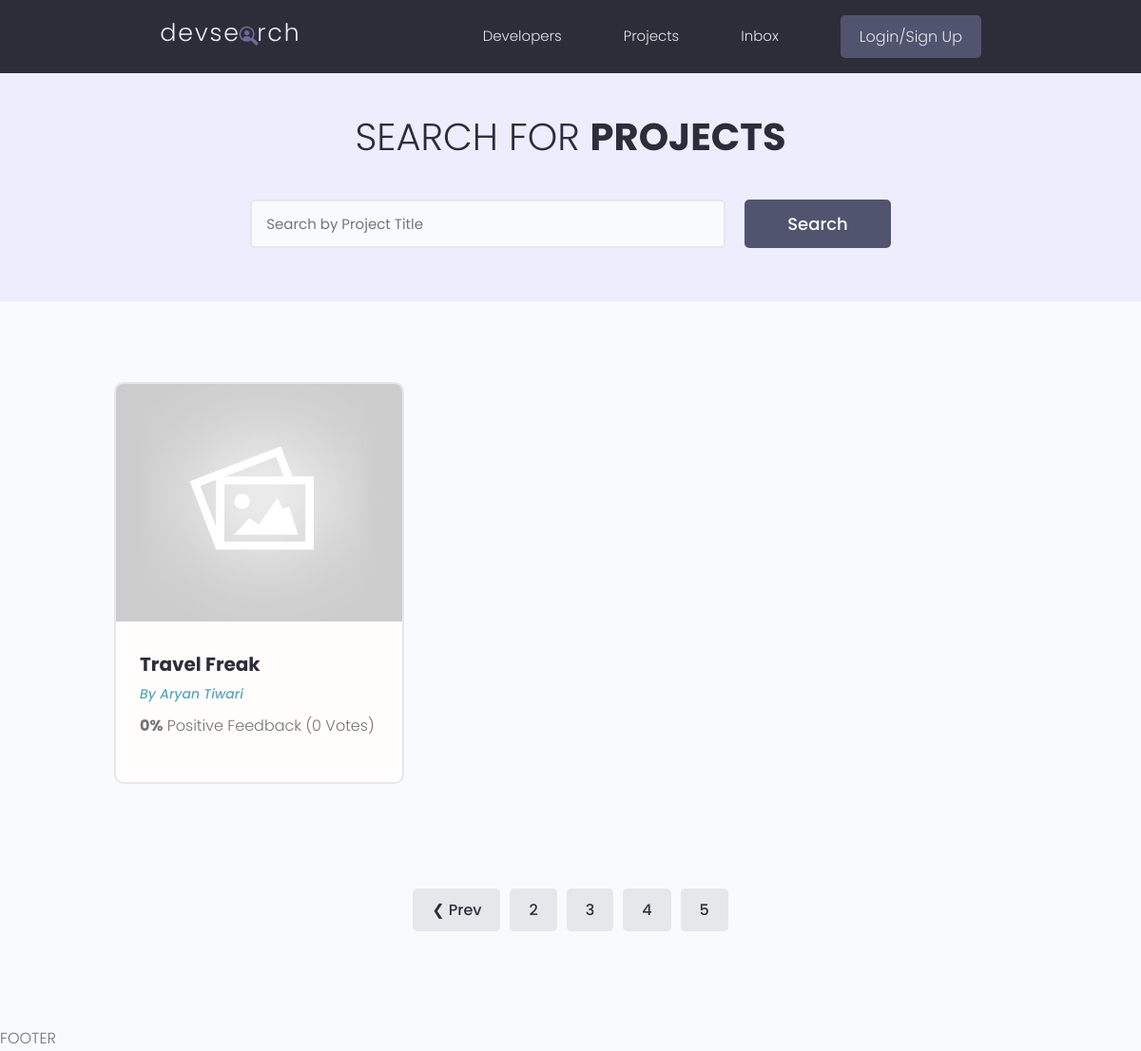
The app's page /projects/?page=6, older data.
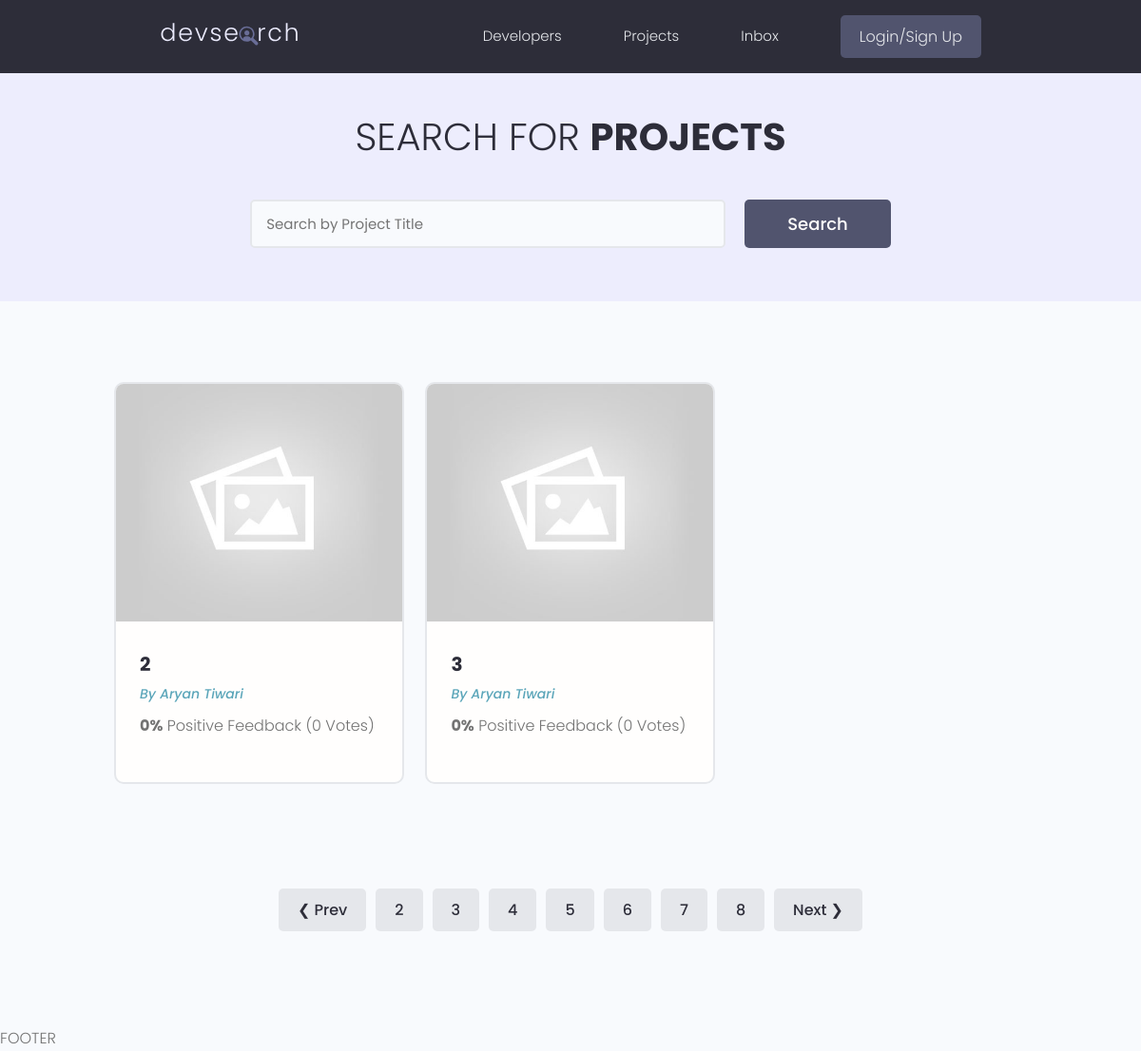
The same page, newer data.
### projects/models.py (models this page shows, shortened)
class Project(models.Model):
    owner = models.ForeignKey(Profile, null=True, blank=True, on_delete=models.SET_NULL)
    title = models.CharField(max_length=200)
    description = models.TextField(null=True, blank=True) # not necessary
    featured_image = models.ImageField(null=True, blank=True, default="default.jpg")
    demo_link = models.CharField(max_length=2000, null=True, blank=True)
    source_link = models.CharField(max_length=2000, null=True, blank=True)
    tag = models.ManyToManyField('Tag', blank=True)
    vote_total = models.IntegerField(default=0, null=True, blank=True)
    vote_ratio = models.IntegerField(default=0, null=True, blank=True)
    created = models.DateTimeField(auto_now_add=True)
    id = models.UUIDField(default=uuid.uuid4, unique=True, primary_key=True, editable=False)
    class Meta:
        ordering = ['created']

### users/models.py (models this page shows, shortened)
class Profile(models.Model):
    user = models.OneToOneField(User, on_delete=models.CASCADE, null=True, blank=True)
    name = models.CharField(max_length=200, blank=True, null=True) #character field need max length
    email = models.EmailField(max_length=500, blank=True, null=True)
    username = models.CharField(max_length=200, blank=True, null=True)
    location = models.CharField(max_length=200, blank=True, null=True)
    short_intro = models.CharField(max_length=200, blank=True, null=True)
    bio = models.TextField(blank=True, null=True)
    profile_image = models.ImageField(null=True, blank=True, upload_to='profiles/', default='profiles/user-default.png') #requires image processig library pillow by default image goes to static folder
    social_github = models.CharField(max_length=200, blank=True, null=True)
    social_linkedin = models.CharField(max_length=200, blank=True, null=True)
    social_website = models.CharField(max_length=200, blank=True, null=True)
    social_twitter = models.CharField(max_length=200, blank=True, null=True)
    created = models.DateTimeField(auto_now_add=True)
    id = models.UUIDField(default=uuid.uuid4, unique=True, primary_key=True, editable=False)

### projects/views.py (the view)
# urls.py: path('projects/', include('projects.urls')),
def projects(request):
    projects,search_query = searchProjects(request)
    custom_range,projects = paginateProjects(request, projects,2)
    context = {'projects' : projects, 'search_query':search_query, 'custom_range':custom_range}
    return render(request, 'projects/projects.html',context)

### projects/utils.py (called while the page is built)
def paginateProjects(request, projects, results):
    page = request.GET.get('page')
    paginator = Paginator(projects, results)
    try:
        projects = paginator.page(page)
    except PageNotAnInteger:
        page = 1
        projects = paginator.page(page)
    except EmptyPage:
        projects = paginator.page(paginator.num_pages)
    left_index = (int(page)-4)
    if left_index<1:
        left_index=1
    right_index = (int(page)+5)
    if right_index>paginator.num_pages:
        right_index=paginator.num_pages
    custom_range = range(left_index,right_index+1)
    return custom_range, projects

def searchProjects(request):
    search_query = ''
    if request.GET.get('search_query'):
        search_query = request.GET.get('search_query')
    tag = Tag.objects.filter(name__icontains=search_query)
    projects = Project.objects.distinct().filter(
        Q(title__icontains=search_query)|
        Q(description__icontains=search_query)|
        Q(owner__name__icontains=search_query)|
        Q(tag__in=tag)
    )
    return projects,search_query

### projects/templates/projects/projects.html (shortened to what this page needs)
{% extends "main.html"%}
{% block content %}
<main class="projects">
    <section class="hero-section text-center">
      <div class="container container--narrow">
        <div class="hero-section__box">
          <h2>Search for <span>Projects</span></h2>
        </div>
        <div class="hero-section__search">
          <form id='searchForm' class="form" action="{% url 'projects'%}" method="get">
            <div class="form__field">
              <input class="input input--text" id="formInput#search" type="text" name="search_query"
                value="{{search_query}}" placeholder="Search by Project Title" />
            </div>
            <input class="btn btn--sub btn--lg" type="submit" value="Search" />
          </form>
        </div>
      </div>
    </section>
    <section class="projectsList">
      <div class="container">
        <div class="grid grid--three">
          {% for project in projects%}
          <div class="column">
            <div class="card project">
              <a href={% url 'project' project.id%} class="project">
                <img class="project__thumbnail" src="{{project.featured_image.url}}" alt="project thumbnail" />
                <div class="card__body">
                  <h3 class="project__title">{{project.title}}</h3>
                  <p><a class="project__author" href={% url 'user-profile' project.owner.id%}>By {{project.owner.name}}</a></p>
                  <p class="project--rating">
                    <span style="font-weight: bold;">{{project.vote_ratio}}%</span> Positive
                    Feedback ({{project.vote_total}} Vote{{project.vote_total|pluralize:"s"}})
                  </p>
                </div>
            </div>
          </div>
          {% endfor %}
        </div>
    </section>
    {% include 'pagination.html' with queryset=projects custom_range=custom_range %}
</main>
{% endblock %}

Row changes from the older to the newer data that the page shows:
no longer on this page (row unchanged): Project: featured_image (placeholder picture), title "Travel Freak", owner.name "Aryan Tiwari", vote_ratio "0", vote_total "0"
added Project: featured_image (placeholder picture), title "2", owner.name "Aryan Tiwari", vote_ratio "0", vote_total "0"
added Project: featured_image (placeholder picture), title "3", owner.name "Aryan Tiwari", vote_ratio "0", vote_total "0"
Text that changed along with them:
list line gone: "5"
new list line: "5"
new list line: "6"
new list line: "7"
new list line: "8"
text now shown: "Next ❯"
